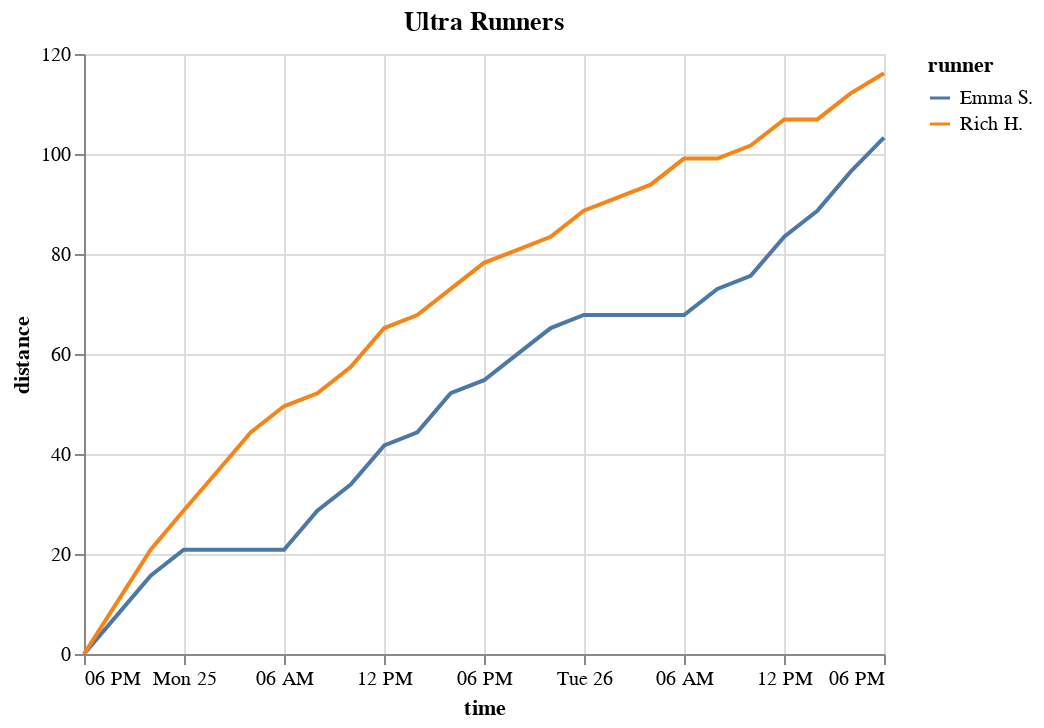

The notebook cell this image was saved under:
### Code cell
alt.Chart(two).mark_line().encode(
    x='time:T',
    y='distance',
    color='runner'
).properties(title='Ultra Runners')

### Figure 1 — Vega-Lite specification as saved in the notebook (floating-point values rounded to 4 significant figures)
{"config": {"view": {"continuousWidth": 400, "continuousHeight": 300}}, "data": {"name": "data-f3ba7218fa866f20a6c4e42e259644bb"}, "mark": "line", "encoding": {"color": {"type": "nominal", "field": "runner"}, "x": {"type": "temporal", "field": "time"}, "y": {"type": "quantitative", "field": "distance"}}, "title": "Ultra Runners", "$schema": "https://vega.github.io/schema/vega-lite/v4.8.1.json", "datasets": {"data-f3ba7218fa866f20a6c4e42e259644bb": [{"time": "2019-03-24T18:00:00", "distance": 0.0, "runner": "Emma S.", "dsplit": 7.823, "mph": 3.911, "hour": 0, "gender": "female"}, {"time": "2019-03-24T20:00:00", "distance": 7.823, "runner": "Emma S.", "dsplit": 7.823, "mph": 3.911, "hour": 2, "gender": "female"}, {"time": "2019-03-24T22:00:00", "distance": 15.65, "runner": "Emma S.", "dsplit": 5.215, "mph": 2.608, "hour": 4, "gender": "female"}, {"time": "2019-03-25T06:00:00", "distance": 20.86, "runner": "Emma S.", "dsplit": 0.0, "mph": 0.0, "hour": 12, "gender": "female"}, {"time": "2019-03-25T04:00:00", "distance": 20.86, "runner": "Emma S.", "dsplit": 0.0, "mph": 0.0, "hour": 10, "gender": "female"}, {"time": "2019-03-25T02:00:00", "distance": 20.86, "runner": "Emma S.", "dsplit": 0.0, "mph": 0.0, "hour": 8, "gender": "female"}, {"time": "2019-03-24T23:59:00", "distance": 20.86, "runner": "Emma S.", "dsplit": 7.823, "mph": 3.911, "hour": 6, "gender": "female"}, {"time": "2019-03-25T08:00:00", "distance": 28.68, "runner": "Emma S.", "dsplit": 5.215, "mph": 2.608, "hour": 14, "gender": "female"}, {"time": "2019-03-25T10:00:00", "distance": 33.9, "runner": "Emma S.", "dsplit": 7.823, "mph": 3.911, "hour": 16, "gender": "female"}, {"time": "2019-03-25T12:01:00", "distance": 41.72, "runner": "Emma S.", "dsplit": 2.608, "mph": 1.304, "hour": 18, "gender": "female"}, {"time": "2019-03-25T14:00:00", "distance": 44.33, "runner": "Emma S.", "dsplit": 7.823, "mph": 3.911, "hour": 20, "gender": "female"}, {"time": "2019-03-25T16:00:00", "distance": 52.15, "runner": "Emma S.", "dsplit": 2.608, "mph": 1.304, "hour": 22, "gender": "female"}, {"time": "2019-03-25T18:00:00", "distance": 54.76, "runner": "Emma S.", "dsplit": 5.215, "mph": 2.608, "hour": 24, "gender": "female"}, {"time": "2019-03-25T20:00:00", "distance": 59.97, "runner": "Emma S.", "dsplit": 5.215, "mph": 2.608, "hour": 26, "gender": "female"}, {"time": "2019-03-25T22:00:00", "distance": 65.19, "runner": "Emma S.", "dsplit": 2.608, "mph": 1.304, "hour": 28, "gender": "female"}, {"time": "2019-03-26T06:00:00", "distance": 67.8, "runner": "Emma S.", "dsplit": 0.0, "mph": 0.0, "hour": 36, "gender": "female"}, {"time": "2019-03-26T04:00:00", "distance": 67.8, "runner": "Emma S.", "dsplit": 0.0, "mph": 0.0, "hour": 34, "gender": "female"}, {"time": "2019-03-26T02:00:00", "distance": 67.8, "runner": "Emma S.", "dsplit": 0.0, "mph": 0.0, "hour": 32, "gender": "female"}, {"time": "2019-03-25T23:59:00", "distance": 67.8, "runner": "Emma S.", "dsplit": 5.215, "mph": 2.608, "hour": 30, "gender": "female"}, {"time": "2019-03-26T08:00:00", "distance": 73.01, "runner": "Emma S.", "dsplit": 2.608, "mph": 1.304, "hour": 38, "gender": "female"}, {"time": "2019-03-26T10:00:00", "distance": 75.62, "runner": "Emma S.", "dsplit": 7.823, "mph": 3.911, "hour": 40, "gender": "female"}, {"time": "2019-03-26T12:01:00", "distance": 83.44, "runner": "Emma S.", "dsplit": 5.215, "mph": 2.608, "hour": 42, "gender": "female"}, {"time": "2019-03-26T14:00:00", "distance": 88.66, "runner": "Emma S.", "dsplit": 7.823, "mph": 3.911, "hour": 44, "gender": "female"}, {"time": "2019-03-26T16:00:00", "distance": 96.48, "runner": "Emma S.", "dsplit": 6.808, "mph": 3.404, "hour": 46, "gender": "female"}, {"time": "2019-03-26T18:00:00", "distance": 103.3, "runner": "Emma S.", "dsplit": null, "mph": null, "hour": 48, "gender": "female"}, {"time": "2019-03-24T18:00:00", "distance": 0.0, "runner": "Rich H.", "dsplit": 10.43, "mph": 5.215, "hour": 0, "gender": "male"}, {"time": "2019-03-24T20:00:00", "distance": 10.43, "runner": "Rich H.", "dsplit": 10.43, "mph": 5.215, "hour": 2, "gender": "male"}, {"time": "2019-03-24T22:00:00", "distance": 20.86, "runner": "Rich H.", "dsplit": 7.823, "mph": 3.911, "hour": 4, "gender": "male"}, {"time": "2019-03-24T23:59:00", "distance": 28.68, "runner": "Rich H.", "dsplit": 7.823, "mph": 3.911, "hour": 6, "gender": "male"}, {"time": "2019-03-25T02:00:00", "distance": 36.51, "runner": "Rich H.", "dsplit": 7.823, "mph": 3.911, "hour": 8, "gender": "male"}, {"time": "2019-03-25T04:00:00", "distance": 44.33, "runner": "Rich H.", "dsplit": 5.215, "mph": 2.608, "hour": 10, "gender": "male"}, {"time": "2019-03-25T06:00:00", "distance": 49.54, "runner": "Rich H.", "dsplit": 2.608, "mph": 1.304, "hour": 12, "gender": "male"}, {"time": "2019-03-25T08:00:00", "distance": 52.15, "runner": "Rich H.", "dsplit": 5.215, "mph": 2.608, "hour": 14, "gender": "male"}, {"time": "2019-03-25T10:00:00", "distance": 57.37, "runner": "Rich H.", "dsplit": 7.823, "mph": 3.911, "hour": 16, "gender": "male"}, {"time": "2019-03-25T12:01:00", "distance": 65.19, "runner": "Rich H.", "dsplit": 2.608, "mph": 1.304, "hour": 18, "gender": "male"}, {"time": "2019-03-25T14:00:00", "distance": 67.8, "runner": "Rich H.", "dsplit": 5.215, "mph": 2.608, "hour": 20, "gender": "male"}, {"time": "2019-03-25T16:00:00", "distance": 73.01, "runner": "Rich H.", "dsplit": 5.215, "mph": 2.608, "hour": 22, "gender": "male"}, {"time": "2019-03-25T18:00:00", "distance": 78.23, "runner": "Rich H.", "dsplit": 2.608, "mph": 1.304, "hour": 24, "gender": "male"}, {"time": "2019-03-25T20:00:00", "distance": 80.84, "runner": "Rich H.", "dsplit": 2.608, "mph": 1.304, "hour": 26, "gender": "male"}, {"time": "2019-03-25T22:00:00", "distance": 83.44, "runner": "Rich H.", "dsplit": 5.215, "mph": 2.608, "hour": 28, "gender": "male"}, {"time": "2019-03-25T23:59:00", "distance": 88.66, "runner": "Rich H.", "dsplit": 2.608, "mph": 1.304, "hour": 30, "gender": "male"}, {"time": "2019-03-26T02:00:00", "distance": 91.27, "runner": "Rich H.", "dsplit": 2.608, "mph": 1.304, "hour": 32, "gender": "male"}, {"time": "2019-03-26T04:00:00", "distance": 93.87, "runner": "Rich H.", "dsplit": 5.215, "mph": 2.608, "hour": 34, "gender": "male"}, {"time": "2019-03-26T08:00:00", "distance": 99.09, "runner": "Rich H.", "dsplit": 0.0, "mph": 0.0, "hour": 38, "gender": "male"}, {"time": "2019-03-26T06:00:00", "distance": 99.09, "runner": "Rich H.", "dsplit": 2.608, "mph": 1.304, "hour": 36, "gender": "male"}, {"time": "2019-03-26T10:00:00", "distance": 101.7, "runner": "Rich H.", "dsplit": 5.215, "mph": 2.608, "hour": 40, "gender": "male"}, {"time": "2019-03-26T14:00:00", "distance": 106.9, "runner": "Rich H.", "dsplit": 0.0, "mph": 0.0, "hour": 44, "gender": "male"}, {"time": "2019-03-26T12:01:00", "distance": 106.9, "runner": "Rich H.", "dsplit": 5.215, "mph": 2.608, "hour": 42, "gender": "male"}, {"time": "2019-03-26T16:00:00", "distance": 112.1, "runner": "Rich H.", "dsplit": 4.008, "mph": 2.004, "hour": 46, "gender": "male"}, {"time": "2019-03-26T18:00:00", "distance": 116.1, "runner": "Rich H.", "dsplit": null, "mph": null, "hour": 48, "gender": "male"}]}}
